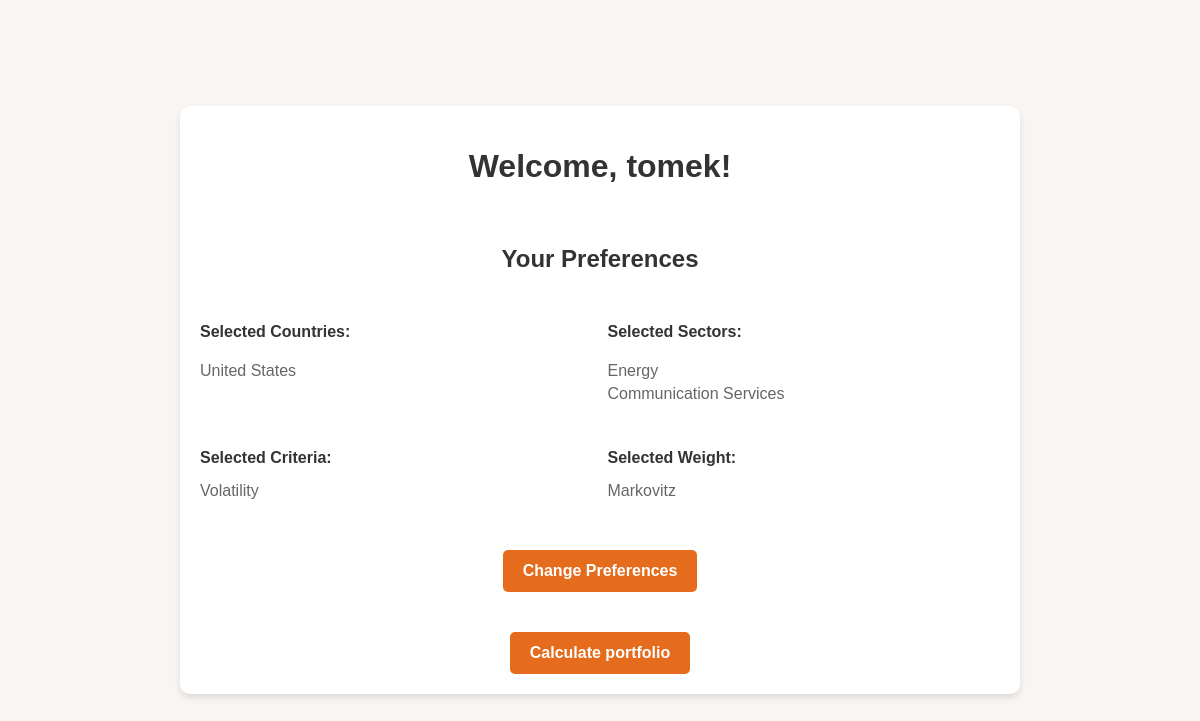
Page /dashboard/ (signed in) on the earlier database version.
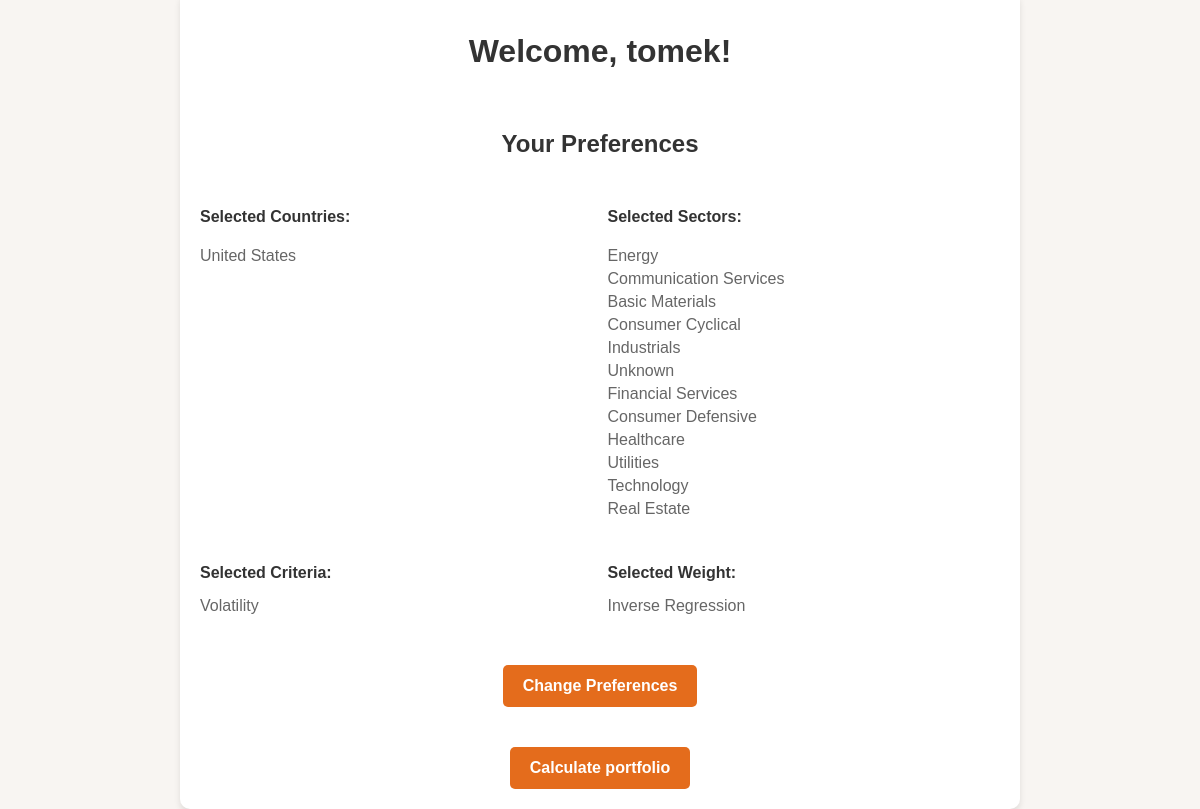
Same page on the later database version.
### myapp/models.py (models this page shows)
class UserPreferences(models.Model):
    user = models.OneToOneField(User, on_delete=models.CASCADE, related_name="preferences")
    lista_krajów = models.TextField(default="", blank=True)  # Lista wybranych krajówy
    sektory = models.TextField(default="", blank=True)     # Lista sektorów
    kryterium = models.TextField(default="", blank=True)    # Kryteria wyboru
    wagi = models.TextField(default="", blank=True)      # Wybór wag

### myapp/views.py (the view)
# urls.py: path('dashboard/', user_dashboard, name='dashboard'),
@login_required
def user_dashboard(request):
    preferences = request.user.preferences
    selected_countries = preferences.lista_krajów.split(',') if preferences.lista_krajów else []
    selected_sectors = preferences.sektory.split(',') if preferences.sektory else []
    selected_criteria = preferences.kryterium.split(',') if preferences.kryterium else []
    selected_weights = preferences.wagi.split(',') if preferences.wagi else []
    context = {
        'selected_countries': selected_countries,
        'selected_sectors': selected_sectors,
        'selected_criteria': selected_criteria,
        'selected_weights': selected_weights,
    }
    return render(request, 'dashboard.html', context)

### myapp/templates/dashboard.html (shortened to what this page needs)
<!DOCTYPE html>
<html lang="en">
<head>
</head>
<body>
    <div class="container">
        <h1>Welcome, {{ request.user.username }}!</h1>
        <h2>Your Preferences</h2>
        <div class="preferences-container">
            <div>
                <p class="label">Selected Countries:</p>
                <ul class="value">
                    {% for country in selected_countries %}
                    <li>{{ country }}</li>
                    {% endfor %}
                </ul>
            </div>
            <div>
                <p class="label">Selected Sectors:</p>
                <ul class="value">
                    {% for sector in selected_sectors %}
                    <li>{{ sector }}</li>
                    {% endfor %}
                </ul>
            </div>
            <div>
                <p class="label">Selected Criteria:</p>
                <p class="value">{{ selected_criteria|join:", " }}</p>
            </div>
            <div>
                <p class="label">Selected Weight:</p>
                <p class="value">{{ selected_weights|join:", " }}</p>
            </div>
        </div>
        <a href="{% url 'edit_preferences' %}">
            <button>Change Preferences</button>
        </a>
        <form method="POST" action="{% url 'wrap_wallet' %}">
            <button type="submit">Calculate portfolio</button>
        </form>
    </div>
</body>
</html>

### myapp/templates/dashboard.html (style rules this page uses)
body { font-family: 'Arial', sans-serif; background-color: #f8f5f2; margin: 0; padding: 0; color: #333; display: flex; flex-direction: column; align-items: center; justify-content: center; height: 100vh; text-align: center; }
h1 { font-size: 2rem; color: #333; margin-bottom: 20px; }
h2 { font-size: 1.5rem; margin-top: 20px; color: #333; }
p { font-size: 1rem; margin: 10px 0; }
button { background-color: #e46c1c; color: #fff; border: none; border-radius: 5px; padding: 12px 20px; font-size: 1rem; font-weight: bold; cursor: pointer; transition: all 0.3s ease; margin-top: 20px; }
a { text-decoration: none; }
.container { width: 100%; max-width: 800px; background-color: #ffffff; padding: 20px; border-radius: 10px; box-shadow: 0 4px 6px rgba(0, 0, 0, 0.1); display: flex; flex-direction: column; gap: 20px; }
.preferences-container { display: grid; grid-template-columns: 1fr 1fr; gap: 15px; text-align: left; }
.preferences-container div { display: flex; flex-direction: column; }
.preferences-container .label { font-weight: bold; color: #333; margin-bottom: 5px; }
.preferences-container .value { color: #666; list-style-type: none; padding-left: 0; }
.preferences-container .value li { margin-bottom: 5px; }

Differences in the rows shown:
changed UserPreferences "United States": wagi "Markovitz" → "Inverse Regression"
Other differences:
new list line: "Basic Materials"
new list line: "Consumer Cyclical"
new list line: "Industrials"
new list line: "Unknown"
new list line: "Financial Services"
new list line: "Consumer Defensive"
new list line: "Healthcare"
new list line: "Utilities"
new list line: "Technology"
new list line: "Real Estate"
